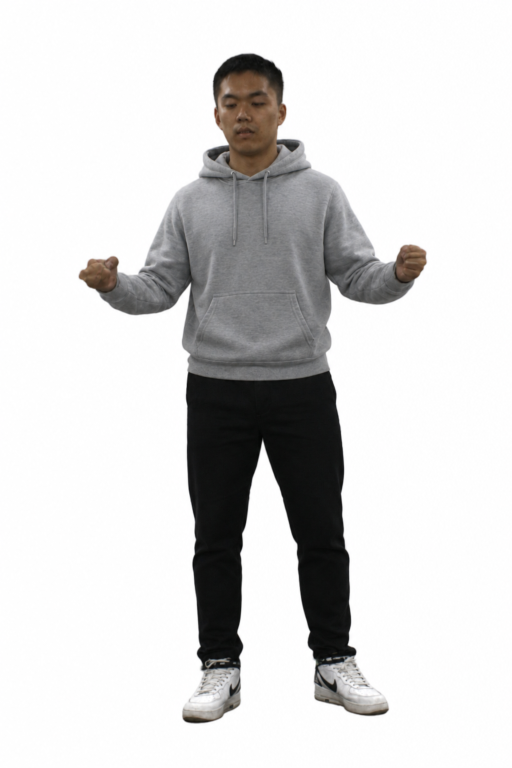
#> input picture paper_draft/figures/publication/source/pure_endpoint/references/O01/cond_000000.png, 1024 x 1536 px (shown at 1/2 size)
$ python build_current_v2_figures.py
#> lines starting #> are read from the running program, lines starting #| are printed output that depends on the picture
#> in build_figure1, `img = Image.new("RGB", (w, h), WHITE)`: img: PIL image 5000x1220 RGB; every value is 255
from pathlib import Path
import shutil

from PIL import Image, ImageDraw, ImageFont
from reportlab.lib.utils import ImageReader
from reportlab.pdfgen import canvas


ROOT = Path(__file__).resolve().parent
FIGURES = ROOT / "figures"
PUBLICATION = FIGURES / "publication"
SOURCE = PUBLICATION / "source" / "pure_endpoint"

BLUE = "#2F73BF"
GREEN = "#2E9F74"
AMBER = "#D99D28"
RED = "#C94B3C"
DARK = "#18232D"
MID = "#667788"
LIGHT = "#E7EDF2"
PALE_BLUE = "#EEF5FB"
PALE_GREEN = "#EDF8F3"
PALE_AMBER = "#FFF7E8"
WHITE = "#FFFFFF"


def font(size, bold=False):
    name = "arialbd.ttf" if bold else "arial.ttf"
    path = Path("C:/Windows/Fonts") / name
    return ImageFont.truetype(str(path), size=size)


def text_center(draw, xy, text, face, fill=DARK):
    x, y = xy
    box = draw.textbbox((0, 0), text, font=face)
    draw.text((x - (box[2] - box[0]) / 2, y), text, font=face, fill=fill)


# [13 lines left out: function multiline_center, not called in this run]


def panel_tag(draw, x, y, label):
    draw.rectangle((x, y, x + 62, y + 62), fill=DARK)
    text_center(draw, (x + 31, y + 7), label, font(42, bold=True), WHITE)


# [5 lines left out: function arrow, not called in this run]


def paste_contained(canvas_img, image_path, box, border=LIGHT, border_width=4):
#> called with box = (95, 285, 500, 1015), border = '#E7EDF2', border_width = 4
    x0, y0, x1, y1 = box
    width = x1 - x0
    height = y1 - y0
    with Image.open(image_path) as src:
#> src is the input picture: PIL image 1024x1536 RGB; mean R, G, B 215.6, 215.2, 214.9
        src = src.convert("RGB")
        src.thumbnail((width - 12, height - 12), Image.Resampling.LANCZOS)
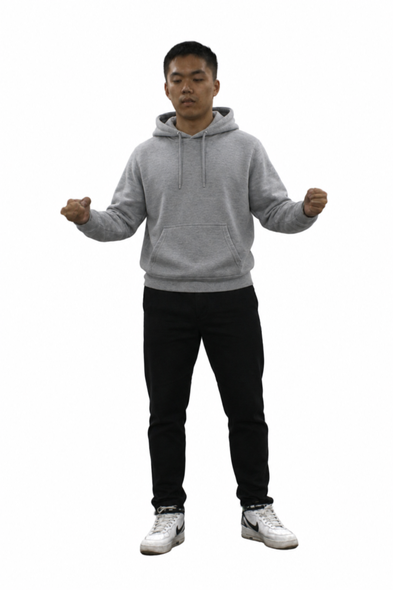
#> src: PIL image 393x590 RGB; mean R, G, B 215.6, 215.1, 214.9
        px = x0 + (width - src.width) // 2
#> px = 101
        py = y0 + (height - src.height) // 2
#> py = 355
        canvas_img.paste(src, (px, py))
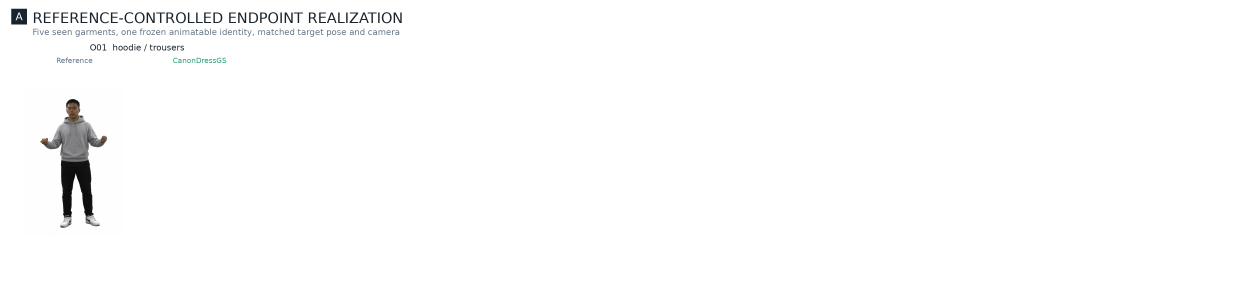
#> canvas_img: PIL image 5000x1220 RGB (shown at 1/4 size); mean R, G, B 252.2, 252.3, 252.4
    draw = ImageDraw.Draw(canvas_img)
    draw.rectangle(box, outline=border, width=border_width)


# [10 lines left out: function save_png_pdf, not called in this run]


def build_figure1():
    w, h = 5000, 1220
    img = Image.new("RGB", (w, h), WHITE)
    draw = ImageDraw.Draw(img)
    panel_tag(draw, 45, 35, "A")
    draw.text((130, 38), "REFERENCE-CONTROLLED ENDPOINT REALIZATION", font=font(58, True), fill=DARK)
    draw.text(
        (130, 108),
        "Five seen garments, one frozen animatable identity, matched target pose and camera",
        font=font(34),
        fill=MID,
    )

    garments = ["O01", "O02", "O03", "O04", "O08"]
    names = ["hoodie / trousers", "shirt / slacks", "suit", "jacket / jeans", "sweater / trousers"]
    margin = 75
    pair_gap = 30
    pair_w = (w - 2 * margin - 4 * pair_gap) // 5
    box_w = 405
    box_h = 730
    y0 = 285
    for idx, (garment, name) in enumerate(zip(garments, names)):
        gx = margin + idx * (pair_w + pair_gap)
        center = gx + pair_w // 2
        text_center(draw, (center, 170), f"{garment}  {name}", font(34, True), DARK)

        ref_x0 = gx + 20
        out_x0 = gx + pair_w - box_w - 20
        ref_box = (ref_x0, y0, ref_x0 + box_w, y0 + box_h)
        out_box = (out_x0, y0, out_x0 + box_w, y0 + box_h)
        text_center(draw, (ref_x0 + box_w / 2, 225), "Reference", font(29, True), MID)
        text_center(draw, (out_x0 + box_w / 2, 225), "CanonDressGS", font(29, True), GREEN)

        ref_path = SOURCE / "references" / garment / "cond_000000.png"
        out_path = SOURCE / "renders" / f"{garment}_snapped.png"
        paste_contained(img, ref_path, ref_box, border=LIGHT, border_width=4)
        paste_contained(img, out_path, out_box, border=GREEN, border_width=8)
        arrow(draw, (ref_x0 + box_w + 16, y0 + box_h // 2), (out_x0 - 14, y0 + box_h // 2), GREEN, 10, 20)

    draw.line((75, 1060, w - 75, 1060), fill=LIGHT, width=4)
    metrics = [
        ("60 / 60", "clean endpoint selections"),
        ("1.000", "exact endpoint match"),
        ("0", "identity contamination"),
    ]
    centers = [1050, 2500, 3950]
    for center, (value, label) in zip(centers, metrics):
        text_center(draw, (center, 1080), value, font(44, True), GREEN)
        text_center(draw, (center, 1132), label, font(28), MID)
    save_png_pdf(img, "figure1_canondressgs_teaser")


# [105 lines left out: functions build_figure7, copy_existing_figures, build_preview, not called in this run]


def main():
    FIGURES.mkdir(parents=True, exist_ok=True)
    build_figure1()
    copy_existing_figures()
    build_figure7()
    build_preview()
    print("Generated the seven current-v2 figure slots in", FIGURES)


if __name__ == "__main__":
#> (the run stopped early here; a loop or call above may not have finished)

$ run again, with paper_draft/figures/publication/source/pure_endpoint/references/O01/cond_000017.png copied over paper_draft/figures/publication/source/pure_endpoint/references/O01/cond_000000.png
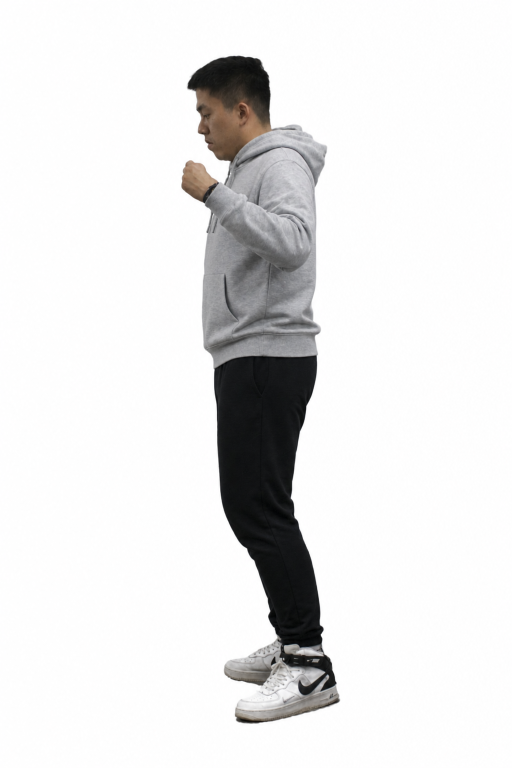
#> input picture paper_draft/figures/publication/source/pure_endpoint/references/O01/cond_000017.png, 1024 x 1536 px (shown at 1/2 size)
#> in paste_contained, src is the input picture: PIL image 1024x1536 RGB; mean R, G, B 230.5, 230.2, 230.2
#> in paste_contained, `src.thumbnail((width - 12, height - 12), Image.Resampling.LANCZOS)`:
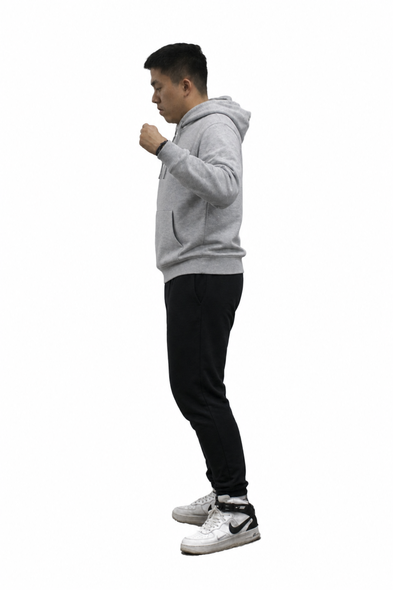
#> src: PIL image 393x590 RGB; mean R, G, B 230.5, 230.2, 230.2
#> in paste_contained, `canvas_img.paste(src, (px, py))`:
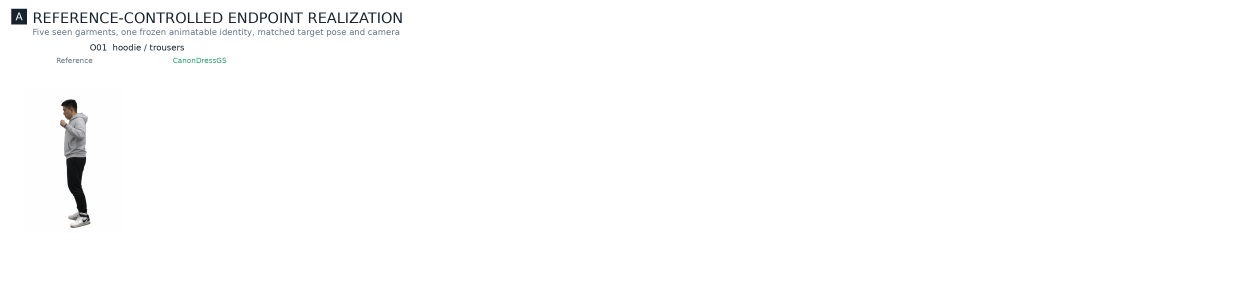
#> canvas_img: PIL image 5000x1220 RGB (shown at 1/4 size); mean R, G, B 252.8, 252.9, 252.9
